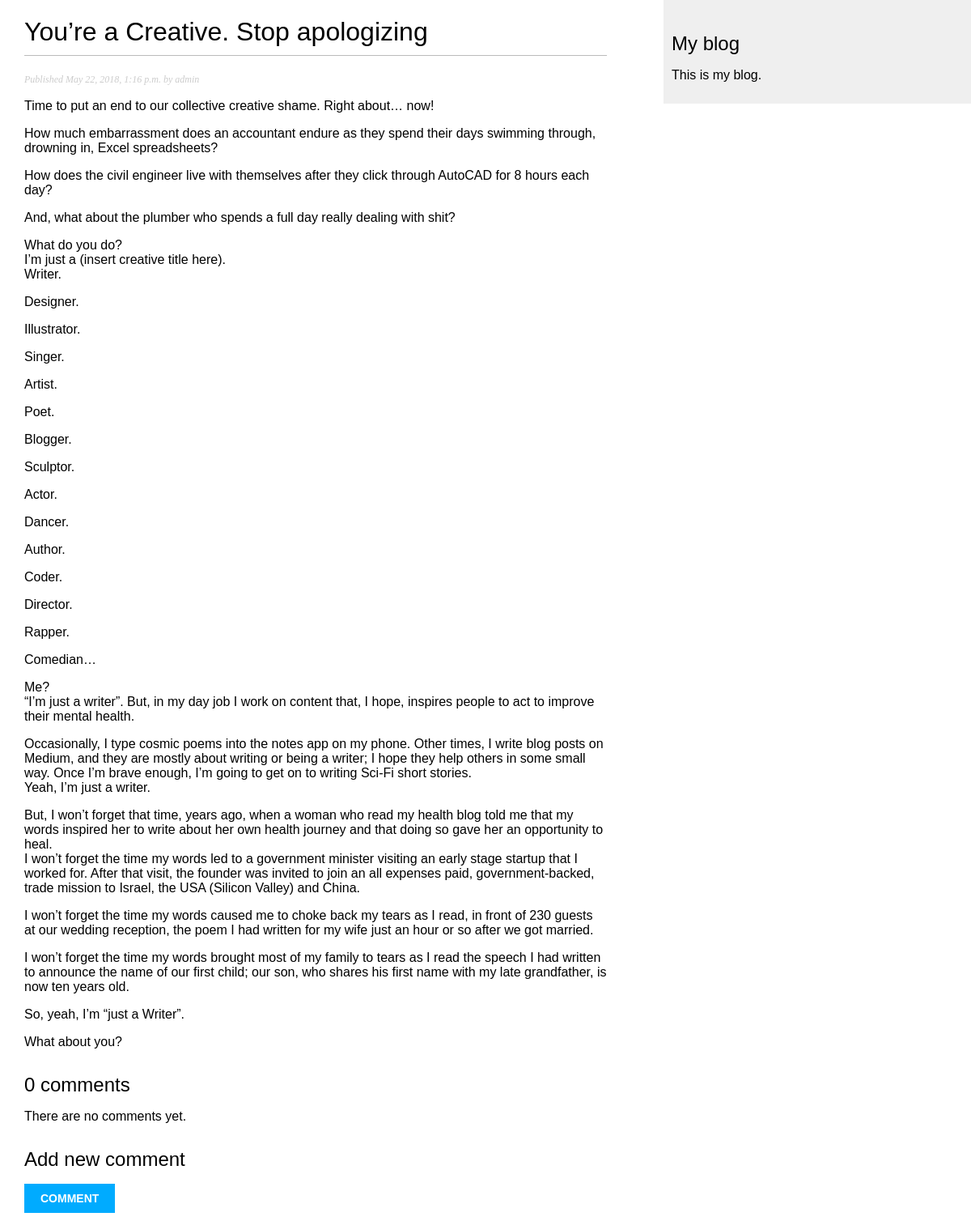
/blog/2018/05/22/youre-creative-stop-apologizing/, run on the app's committed database.
### blog/models.py (models this page shows, shortened)
class Post(models.Model):
    STATUS_CHOICES = (
        ('draft', 'Draft'),
        ('published', 'Published'),
    )
    title = models.CharField(max_length=250)
    slug = models.SlugField(max_length=250, unique_for_date='publish')
    author = models.ForeignKey(User, related_name='blog_post')
    body = models.TextField()
    publish = models.DateTimeField(default=timezone.now)
    created = models.DateTimeField(auto_now_add=True)
    updated = models.DateTimeField(auto_now=True)
    status = models.CharField(max_length=10, choices=STATUS_CHOICES, default='draft')
    class Meta:
        ordering = ('-publish',)
    objects = models.Manager()    # The default manager.
    published = PublishedManager() # Our custom manager.
    tags = TaggableManager() # Tags manager

### blog/views.py (the view)
def post_detail(request, year, month, day, post):
    post = get_object_or_404(Post, slug=post, status='published',
                                    publish__year=year,
                                    publish__month=month,
                                    publish__day=day)
    comments = post.comments.filter(active=True)
    if request.method =='POST':
        comment_form = CommentForm(data=request.POST)
        if comment_form.is_valid():
            new_comment = comment_form.save(commit=False)
            new_comment.post = post
            new_comment.save()
            comment_form = CommentForm()
    else:
        comment_form = CommentForm()
    return render(request, 'blog/post/detail.html', {'post': post,
                                                    'comments': comments,
                                                    'comment_form': comment_form})

### blog/templates/blog/post/detail.html (shortened to what this page needs)
{% extends "blog/base.html" %}
{% block content %}
    <h1>{{ post.title }}</h1>
    <p class="date">Published {{ post.publish }} by {{ post.author }}</p>
    {{ post.body|linebreaks }}
    {% with comments.count as total_comments %}
        <h2>
            {{ total_comments }} comment{{ total_comments|pluralize }}
        </h2>
    {% endwith %}
    {% for comment in comments %}
        <div class="comment">
            <p class="info">
                Commented by {{ comment.name }} -
                {{ comment.created }}
            </p>
            {{ comment.body|linebreaks }}
        </div>
        {% empty %}
        <p> There are no comments yet.</p>
    {% endfor %}
    {% if new_comment %}
        <h2>Your comment has been added.</h2>
    {% else %}
        <h2>Add new comment</h2>
        <form action="." method="post">
            <p><input type="submit" value="Comment"></p>
        </form>
    {% endif %}
{% endblock %}

### blog/static/css/blog.css (style rules this page uses)
body { margin:0; padding:0; font-family:helvetica, sans-serif; }
h1 { font-weight:normal; border-bottom:1px solid #bbb; padding:0 0 10px 0; }
h2 { font-weight:normal; margin:30px 0 0; }
p.date { color:#ccc; font-family: georgia, serif; font-size: 12px; font-style: italic; }
input, textarea { clear:both; float:left; margin:0 0 10px; background:#ededed; border:0; padding:6px 10px; font-size:12px; }
input[type=submit] { font-weight:bold; background:#00abff; color:#fff; padding:10px 20px; font-size:14px; text-transform:uppercase; }

### data on the page
Post: title "You’re a Creative. Stop apologizing", publish "May 22, 2018, 1:16 p.m.", author "admin", body "Time to put an end to our collective creative shame. Right about… now! How much embarrassment does an accountant endure as they spend their days swimming through, drowning in, Excel spreadsheets? How does the civil engineer live with themselves after they click through AutoCAD for 8 hours each day? And, what about the plumber who spends a full day really dealing with shit? What do you do? I’m just a (insert creative title here). Writer. Designer. Illustrator. Singer. Artist. Poet. Blogger. Sculptor. Actor. Dancer. Author. Coder. Director. Rapper. Comedian… Me? “I’m just a writer”. But, in my day job I work on content that, I hope, inspires people to act to improve their mental health.…"

### other printed values
{{ total_comments }} "0"
